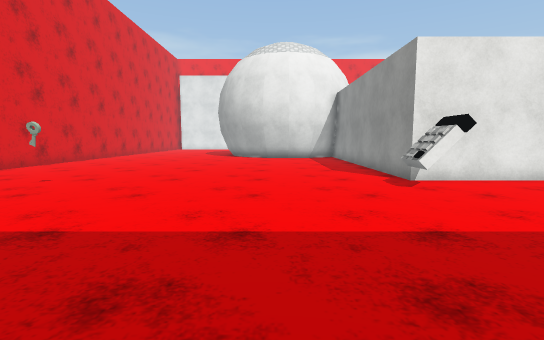
view 1 (above)

18 first-person views from a walk through a scene from a Unity 3-D project. The camera is 1.2 m above the floor, tilts 6° down and sees 85° across. The floor is counted in squares, 1 m on a side. Each view is taken from the middle of a square. On the plan, view 1 faces up. The plan holds only what a view shows up to about 13 squares ahead; the rest is blank. The player character is not drawn. Surface patterns are stand-ins for the level's own textures.

view 2
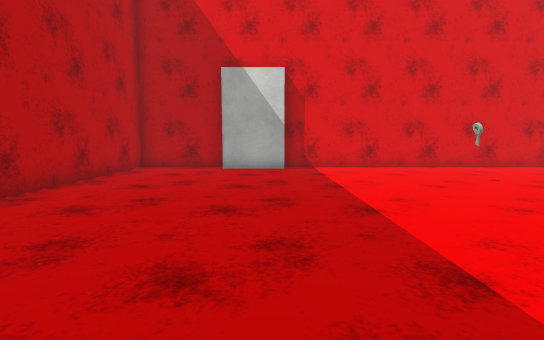

view 3
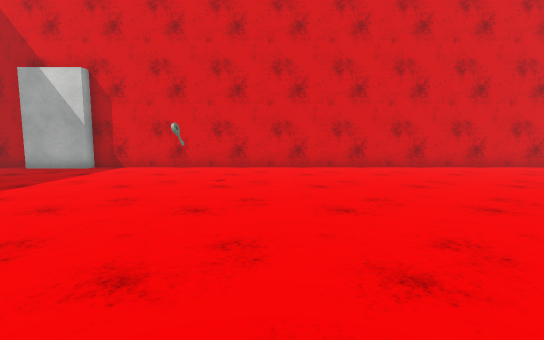

view 4
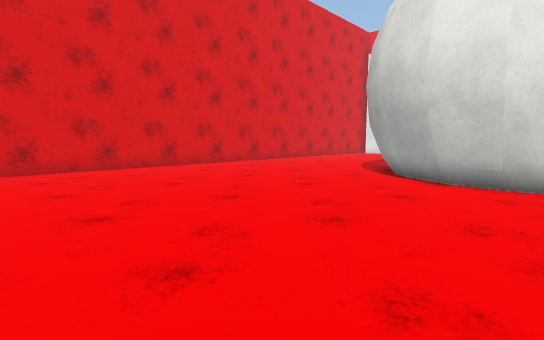

view 5
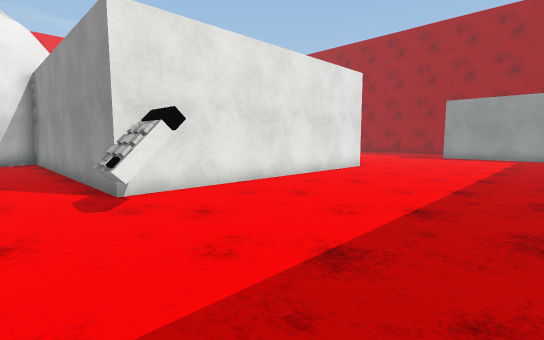

view 6
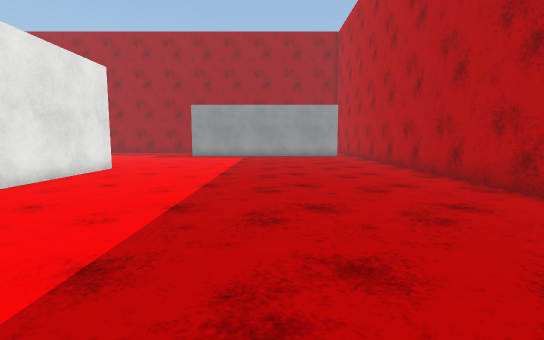

view 7
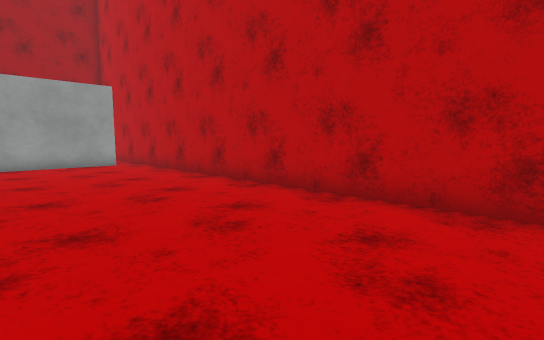

view 8
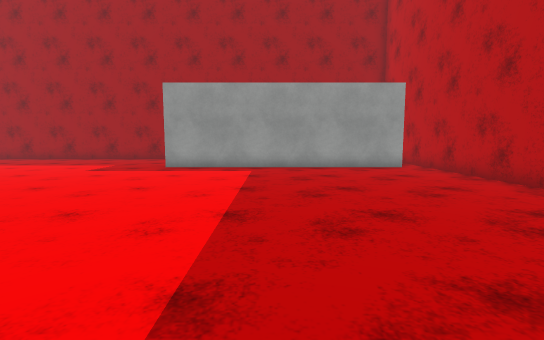

view 9
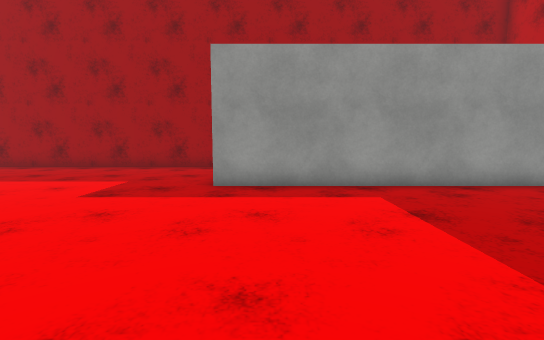

view 10
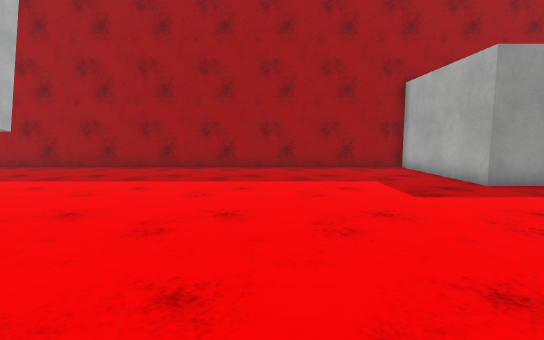

view 11
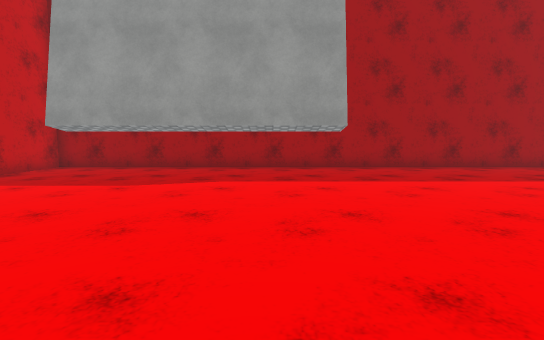

view 12
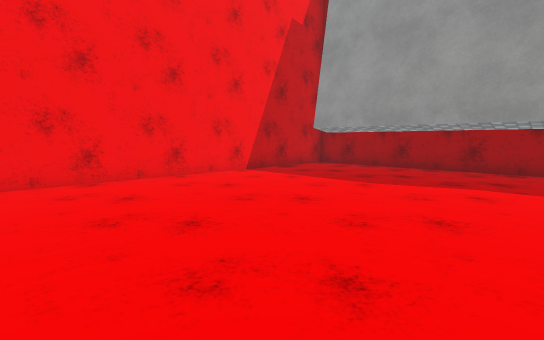

view 13
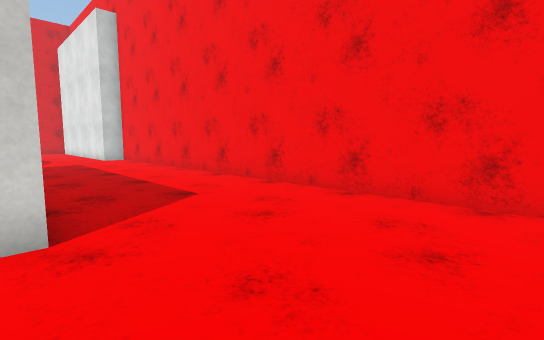

view 14
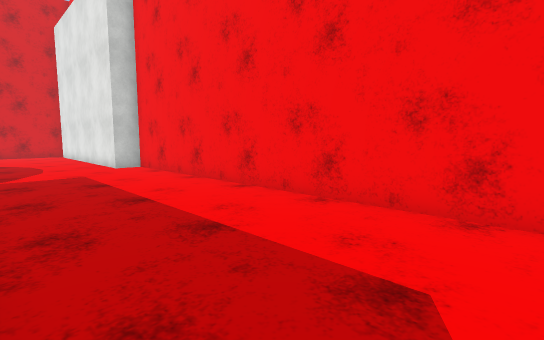

view 15
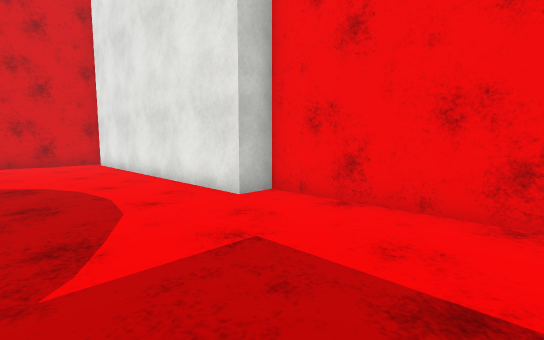

view 16
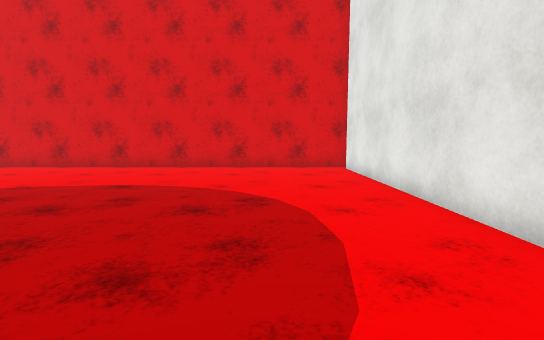

view 17
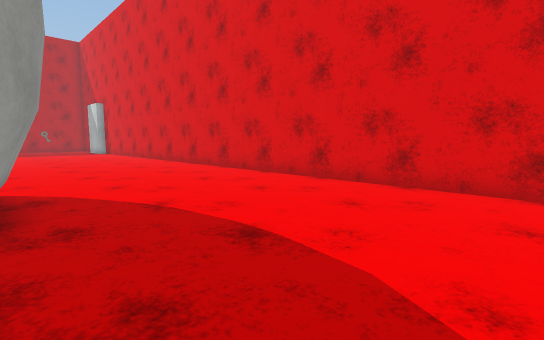

view 18
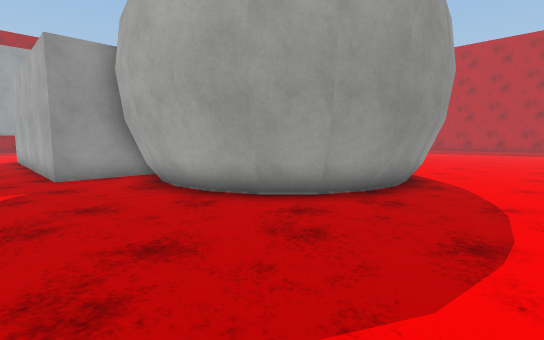

### Floor plan
Key: @ floor where view 1 was taken; # wall or solid block; . floor; T thing the floor can be seen under or through; O other object.
Columns run from 11 left of view 1 to 28 right of it. Each row starts with its distance up from view 1.
 34            #############################
 33 ############...........................#
 32 #...................................# .#
 31 #...................................# .#
 30 #...................................T .#
 29 #...................................T .#
 28 #..............########  #..........T .#
 27 #.........######          ..........T .#
 26 #........#######           .........T .#
 25 #.......##                . ........T .#
 24 #.......#                   ........# .#
 23 #......##                   ........##.#
 22 #......##                    ..........#
 21 #.......#                     .........#
 20 #.......##                     ........#
 19 #........###  ##                .......#
 18 #.........######               ........#
 17 #..............#              .........#
 16 #..............#             ..........#
 15 #..............#            ...........#
 14 #..............#            ...........#
 13 #..............#          . ...........#
 12 #..............#            ...........#
 11 #..............#            ...........#
 10 #..............#            ...........#
  9 #..............########### ............#
  8 #..............OO......................#
  7 #....O.........OO.................######
  6 #.................................#
  5 #.................................#
  4 #.................................#
  3 #.................................#
  2 #O............ ...................#
  1  O..........   ...................#
  0 #O.........@   ...................#
 -1 #..........     ..................#
 -2 #.........       .................#
 -3 #........         ................
 -4 ########           ################

Positions as (right, up) in squares from view 1, and headings:
1: (0, 0), facing up
2: (2, 2), facing left
3: (2, 10), facing left
4: (2, 10), facing up-left
5: (2, 2), facing up-right
6: (2, 2), facing right
7: (8, 2), facing down-right
8: (10, 3), facing right
9: (15, 6), facing right
10: (15, 13), facing right
11: (15, 25), facing right
12: (15, 25), facing up-right
13: (18, 28), facing up-left
14: (13, 29), facing up-left
15: (5, 29), facing up-left
16: (2, 30), facing left
17: (-3, 29), facing down-left
18: (-6, 30), facing down-right
